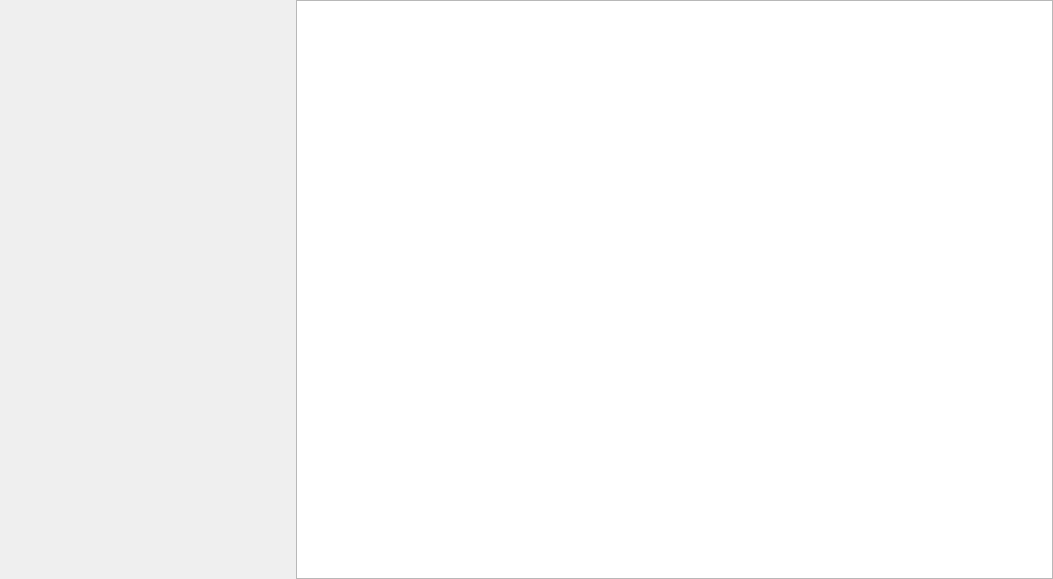
<?xml version="1.0" encoding="UTF-8"?>
<ui version="4.0">
 <class>Q_Ericsson_Radio_6449_B42_Test_TX_ACLR_Widget</class>
 <widget class="QWidget" name="Q_Ericsson_Radio_6449_B42_Test_TX_ACLR_Widget">
  <property name="geometry">
   <rect>
    <x>0</x>
    <y>0</y>
    <width>1053</width>
    <height>579</height>
   </rect>
  </property>
  <property name="windowTitle">
   <string>Form</string>
  </property>
  <layout class="QVBoxLayout" name="verticalLayout" stretch="1">
   <property name="spacing">
    <number>0</number>
   </property>
   <property name="leftMargin">
    <number>0</number>
   </property>
   <property name="topMargin">
    <number>0</number>
   </property>
   <property name="rightMargin">
    <number>0</number>
   </property>
   <property name="bottomMargin">
    <number>0</number>
   </property>
   <item>
    <widget class="QSplitter" name="splitter">
     <property name="orientation">
      <enum>Qt::Horizontal</enum>
     </property>
     <property name="handleWidth">
      <number>0</number>
     </property>
     <widget class="Q_Config_Result_Widget" name="config_result" native="true"/>
     <widget class="Q_Table_View" name="tableView"/>
    </widget>
   </item>
  </layout>
 </widget>
 <customwidgets>
  <customwidget>
   <class>Q_Table_View</class>
   <extends>QTableView</extends>
   <header>table_view.hpp</header>
  </customwidget>
  <customwidget>
   <class>Q_Config_Result_Widget</class>
   <extends>QWidget</extends>
   <header>config_result.h</header>
   <container>1</container>
  </customwidget>
 </customwidgets>
 <resources/>
 <connections/>
</ui>
